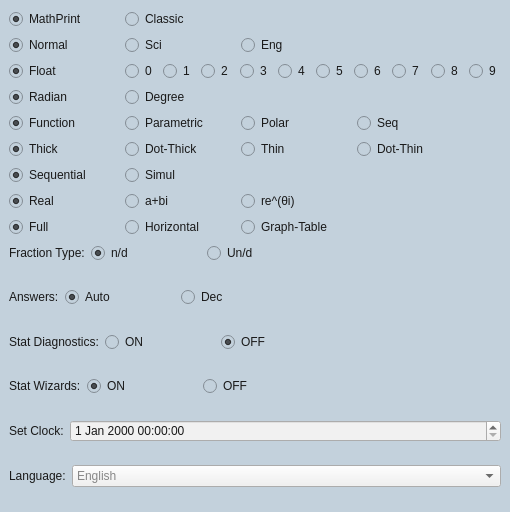
  <widget class="QDockWidget" name="modeWidget">
   <property name="minimumSize">
    <size>
     <width>510</width>
     <height>512</height>
    </size>
   </property>
   <property name="baseSize">
    <size>
     <width>0</width>
     <height>0</height>
    </size>
   </property>
   <property name="styleSheet">
    <string notr="true">font: 12pt &quot;Roboto&quot;;
font-style: bold;
background:rgb(195, 209, 220);
color: rgb(25, 25, 25);</string>
   </property>
   <property name="floating">
    <bool>true</bool>
   </property>
   <property name="features">
    <set>QDockWidget::AllDockWidgetFeatures</set>
   </property>
   <property name="allowedAreas">
    <set>Qt::AllDockWidgetAreas</set>
   </property>
   <property name="windowTitle">
    <string>Mode</string>
   </property>
   <attribute name="dockWidgetArea">
    <number>4</number>
   </attribute>
   <widget class="QWidget" name="dockWidgetContents_2">
    <layout class="QVBoxLayout" name="verticalLayout_5">
     <item>
      <layout class="QGridLayout" name="gridLayout_33">
       <item row="0" column="1">
        <widget class="QRadioButton" name="mdClassicButton">
         <property name="text">
          <string>Classic</string>
         </property>
         <property name="autoExclusive">
          <bool>false</bool>
         </property>
        </widget>
       </item>
       <item row="0" column="0">
        <widget class="QRadioButton" name="mdMathPrintButton">
         <property name="maximumSize">
          <size>
           <width>110</width>
           <height>16777215</height>
          </size>
         </property>
         <property name="text">
          <string>MathPrint</string>
         </property>
         <property name="checked">
          <bool>true</bool>
         </property>
         <property name="autoExclusive">
          <bool>false</bool>
         </property>
        </widget>
       </item>
      </layout>
     </item>
     <item>
      <layout class="QGridLayout" name="gridLayout_55">
       <item row="0" column="1">
        <widget class="QRadioButton" name="mdSciButton">
         <property name="maximumSize">
          <size>
           <width>110</width>
           <height>16777215</height>
          </size>
         </property>
         <property name="text">
          <string>Sci</string>
         </property>
         <property name="autoExclusive">
          <bool>false</bool>
         </property>
        </widget>
       </item>
       <item row="0" column="2">
        <widget class="QRadioButton" name="mdEngButton">
         <property name="text">
          <string>Eng</string>
         </property>
         <property name="autoExclusive">
          <bool>false</bool>
         </property>
        </widget>
       </item>
       <item row="0" column="0">
        <widget class="QRadioButton" name="mdNormalButton">
         <property name="maximumSize">
          <size>
           <width>110</width>
           <height>16777215</height>
          </size>
         </property>
         <property name="text">
          <string>Normal</string>
         </property>
         <property name="checked">
          <bool>true</bool>
         </property>
         <property name="autoExclusive">
          <bool>false</bool>
         </property>
        </widget>
       </item>
      </layout>
     </item>
     <item>
      <layout class="QGridLayout" name="gridLayout_52">
       <item row="0" column="7">
        <widget class="QRadioButton" name="mdSixFloatButton">
         <property name="text">
          <string>6</string>
         </property>
         <property name="autoExclusive">
          <bool>false</bool>
         </property>
        </widget>
       </item>
       <item row="0" column="1">
        <widget class="QRadioButton" name="mdZeroFloatButton">
         <property name="text">
          <string>0</string>
         </property>
         <property name="autoExclusive">
          <bool>false</bool>
         </property>
        </widget>
       </item>
       <item row="0" column="6">
        <widget class="QRadioButton" name="mdFiveFloatButton">
         <property name="text">
          <string>5</string>
         </property>
         <property name="autoExclusive">
          <bool>false</bool>
         </property>
        </widget>
       </item>
       <item row="0" column="5">
        <widget class="QRadioButton" name="mdFourFloatButton">
         <property name="text">
          <string>4</string>
         </property>
         <property name="autoExclusive">
          <bool>false</bool>
         </property>
        </widget>
       </item>
       <item row="0" column="9">
        <widget class="QRadioButton" name="mdEightFloatButton">
         <property name="text">
          <string>8</string>
         </property>
         <property name="autoExclusive">
          <bool>false</bool>
         </property>
        </widget>
       </item>
       <item row="0" column="10">
        <widget class="QRadioButton" name="mdNineFloatButton">
         <property name="text">
          <string>9</string>
         </property>
         <property name="autoExclusive">
          <bool>false</bool>
         </property>
        </widget>
       </item>
       <item row="0" column="3">
        <widget class="QRadioButton" name="mdTwoFloatButton">
         <property name="text">
          <string>2</string>
         </property>
         <property name="autoExclusive">
          <bool>false</bool>
         </property>
        </widget>
       </item>
       <item row="0" column="4">
        <widget class="QRadioButton" name="mdThreeFloatButton">
         <property name="text">
          <string>3</string>
         </property>
         <property name="autoExclusive">
          <bool>false</bool>
         </property>
        </widget>
       </item>
       <item row="0" column="2">
        <widget class="QRadioButton" name="mdOneFloatButton">
         <property name="text">
          <string>1</string>
         </property>
         <property name="autoExclusive">
          <bool>false</bool>
         </property>
        </widget>
       </item>
       <item row="0" column="8">
        <widget class="QRadioButton" name="mdSevenFloatButton">
         <property name="text">
          <string>7</string>
         </property>
         <property name="autoExclusive">
          <bool>false</bool>
         </property>
        </widget>
       </item>
       <item row="0" column="0">
        <widget class="QRadioButton" name="mdFloatButton">
         <property name="minimumSize">
          <size>
           <width>110</width>
           <height>0</height>
          </size>
         </property>
         <property name="maximumSize">
          <size>
           <width>110</width>
           <height>16777215</height>
          </size>
         </property>
         <property name="text">
          <string>Float</string>
         </property>
         <property name="checked">
          <bool>true</bool>
         </property>
         <property name="autoExclusive">
          <bool>false</bool>
         </property>
        </widget>
       </item>
      </layout>
     </item>
     <item>
      <layout class="QGridLayout" name="gridLayout_56">
       <item row="0" column="0">
        <widget class="QRadioButton" name="mdRadianButton">
         <property name="maximumSize">
          <size>
           <width>110</width>
           <height>16777215</height>
          </size>
         </property>
         <property name="text">
          <string>Radian</string>
         </property>
         <property name="checked">
          <bool>true</bool>
         </property>
         <property name="autoExclusive">
          <bool>false</bool>
         </property>
        </widget>
       </item>
       <item row="0" column="1">
        <widget class="QRadioButton" name="mdDegreeButton">
         <property name="text">
          <string>Degree</string>
         </property>
         <property name="autoExclusive">
          <bool>false</bool>
         </property>
        </widget>
       </item>
      </layout>
     </item>
     <item>
      <layout class="QGridLayout" name="gridLayout_57">
       <item row="0" column="2">
        <widget class="QRadioButton" name="mdPolarButton">
         <property name="maximumSize">
          <size>
           <width>110</width>
           <height>16777215</height>
          </size>
         </property>
         <property name="text">
          <string>Polar</string>
         </property>
         <property name="autoExclusive">
          <bool>false</bool>
         </property>
        </widget>
       </item>
       <item row="0" column="1">
        <widget class="QRadioButton" name="mdParametricButton">
         <property name="maximumSize">
          <size>
           <width>110</width>
           <height>16777215</height>
          </size>
         </property>
         <property name="text">
          <string>Parametric</string>
         </property>
         <property name="autoExclusive">
          <bool>false</bool>
         </property>
        </widget>
       </item>
       <item row="0" column="0">
        <widget class="QRadioButton" name="mdFunctionButton">
         <property name="maximumSize">
          <size>
           <width>110</width>
           <height>16777215</height>
          </size>
         </property>
         <property name="text">
          <string>Function</string>
         </property>
         <property name="checked">
          <bool>true</bool>
         </property>
         <property name="autoExclusive">
          <bool>false</bool>
         </property>
        </widget>
       </item>
       <item row="0" column="3">
        <widget class="QRadioButton" name="mdSeqButton">
         <property name="text">
          <string>Seq</string>
         </property>
         <property name="autoExclusive">
          <bool>false</bool>
         </property>
        </widget>
       </item>
      </layout>
     </item>
     <item>
      <layout class="QGridLayout" name="gridLayout_58">
       <item row="0" column="3">
        <widget class="QRadioButton" name="mdDotThinButton">
         <property name="text">
          <string>Dot-Thin</string>
         </property>
         <property name="autoExclusive">
          <bool>false</bool>
         </property>
        </widget>
       </item>
       <item row="0" column="1">
        <widget class="QRadioButton" name="mdDotThickButton">
         <property name="maximumSize">
          <size>
           <width>110</width>
           <height>16777215</height>
          </size>
         </property>
         <property name="text">
          <string>Dot-Thick</string>
         </property>
         <property name="autoExclusive">
          <bool>false</bool>
         </property>
        </widget>
       </item>
       <item row="0" column="2">
        <widget class="QRadioButton" name="mdThinButton">
         <property name="maximumSize">
          <size>
           <width>110</width>
           <height>16777215</height>
          </size>
         </property>
         <property name="text">
          <string>Thin</string>
         </property>
         <property name="autoExclusive">
          <bool>false</bool>
         </property>
        </widget>
       </item>
       <item row="0" column="0">
        <widget class="QRadioButton" name="mdThickButton">
         <property name="maximumSize">
          <size>
           <width>110</width>
           <height>16777215</height>
          </size>
         </property>
         <property name="text">
          <string>Thick</string>
         </property>
         <property name="checked">
          <bool>true</bool>
         </property>
         <property name="autoExclusive">
          <bool>false</bool>
         </property>
        </widget>
       </item>
      </layout>
     </item>
     <item>
      <layout class="QGridLayout" name="gridLayout_59">
       <item row="0" column="1">
        <widget class="QRadioButton" name="mdSimulButton">
         <property name="text">
          <string>Simul</string>
         </property>
         <property name="autoExclusive">
          <bool>false</bool>
         </property>
        </widget>
       </item>
       <item row="0" column="0">
        <widget class="QRadioButton" name="mdSequentialButton">
         <property name="maximumSize">
          <size>
           <width>110</width>
           <height>16777215</height>
          </size>
         </property>
         <property name="text">
          <string>Sequential</string>
         </property>
         <property name="checked">
          <bool>true</bool>
         </property>
         <property name="autoExclusive">
          <bool>false</bool>
         </property>
        </widget>
       </item>
      </layout>
     </item>
     <item>
      <layout class="QGridLayout" name="gridLayout_60">
       <item row="0" column="2">
        <widget class="QRadioButton" name="mdPolarImaginaryButton">
         <property name="text">
          <string>re^(θi)</string>
         </property>
         <property name="autoExclusive">
          <bool>false</bool>
         </property>
        </widget>
       </item>
       <item row="0" column="1">
        <widget class="QRadioButton" name="mdImaginaryButton">
         <property name="maximumSize">
          <size>
           <width>110</width>
           <height>16777215</height>
          </size>
         </property>
         <property name="text">
          <string>a+bi</string>
         </property>
         <property name="autoExclusive">
          <bool>false</bool>
         </property>
        </widget>
       </item>
       <item row="0" column="0">
        <widget class="QRadioButton" name="mdRealButton">
         <property name="maximumSize">
          <size>
           <width>110</width>
           <height>16777215</height>
          </size>
         </property>
         <property name="text">
          <string>Real</string>
         </property>
         <property name="checked">
          <bool>true</bool>
         </property>
         <property name="autoExclusive">
          <bool>false</bool>
         </property>
        </widget>
       </item>
      </layout>
     </item>
     <item>
      <layout class="QGridLayout" name="gridLayout_61">
       <item row="0" column="1">
        <widget class="QRadioButton" name="mdHorizontalButton">
         <property name="maximumSize">
          <size>
           <width>110</width>
           <height>16777215</height>
          </size>
         </property>
         <property name="text">
          <string>Horizontal</string>
         </property>
         <property name="autoExclusive">
          <bool>false</bool>
         </property>
        </widget>
       </item>
       <item row="0" column="2">
        <widget class="QRadioButton" name="mdGraphTableButton">
         <property name="text">
          <string>Graph-Table</string>
         </property>
         <property name="autoExclusive">
          <bool>false</bool>
         </property>
        </widget>
       </item>
       <item row="0" column="0">
        <widget class="QRadioButton" name="mdFullButton">
         <property name="maximumSize">
          <size>
           <width>110</width>
           <height>16777215</height>
          </size>
         </property>
         <property name="text">
          <string>Full</string>
         </property>
         <property name="checked">
          <bool>true</bool>
         </property>
         <property name="autoExclusive">
          <bool>false</bool>
         </property>
        </widget>
       </item>
      </layout>
     </item>
     <item>
      <layout class="QFormLayout" name="formLayout_3">
       <item row="0" column="0">
        <widget class="QLabel" name="mdFractionTypeLabel">
         <property name="text">
          <string>Fraction Type:</string>
         </property>
        </widget>
       </item>
       <item row="0" column="1">
        <layout class="QGridLayout" name="gridLayout_62">
         <item row="0" column="2">
          <widget class="QRadioButton" name="mdUndButton">
           <property name="text">
            <string>Un/d</string>
           </property>
           <property name="autoExclusive">
            <bool>false</bool>
           </property>
          </widget>
         </item>
         <item row="0" column="0">
          <widget class="QRadioButton" name="mdndButton">
           <property name="maximumSize">
            <size>
             <width>110</width>
             <height>16777215</height>
            </size>
           </property>
           <property name="text">
            <string>n/d</string>
           </property>
           <property name="checked">
            <bool>true</bool>
           </property>
           <property name="autoExclusive">
            <bool>false</bool>
           </property>
          </widget>
         </item>
        </layout>
       </item>
      </layout>
     </item>
     <item>
      <layout class="QFormLayout" name="formLayout_2">
       <item row="0" column="0">
        <widget class="QLabel" name="mdAnswersLabel">
         <property name="text">
          <string>Answers:</string>
         </property>
        </widget>
       </item>
       <item row="0" column="1">
        <layout class="QGridLayout" name="gridLayout_71">
         <item row="0" column="0">
          <widget class="QRadioButton" name="mdAutoButton">
           <property name="maximumSize">
            <size>
             <width>110</width>
             <height>16777215</height>
            </size>
           </property>
           <property name="text">
            <string>Auto</string>
           </property>
           <property name="checked">
            <bool>true</bool>
           </property>
           <property name="autoExclusive">
            <bool>false</bool>
           </property>
          </widget>
         </item>
         <item row="0" column="1">
          <widget class="QRadioButton" name="mdDecButton">
           <property name="text">
            <string>Dec</string>
           </property>
           <property name="autoExclusive">
            <bool>false</bool>
           </property>
          </widget>
         </item>
        </layout>
       </item>
      </layout>
     </item>
     <item>
      <layout class="QFormLayout" name="formLayout_4">
       <item row="0" column="0">
        <widget class="QLabel" name="mdStatDiagnosticsLabel">
         <property name="text">
          <string>Stat Diagnostics:</string>
         </property>
        </widget>
       </item>
       <item row="0" column="1">
        <layout class="QGridLayout" name="gridLayout_64">
         <item row="0" column="1">
          <widget class="QRadioButton" name="mdStatDiagnosticsOnButton">
           <property name="maximumSize">
            <size>
             <width>110</width>
             <height>16777215</height>
            </size>
           </property>
           <property name="text">
            <string>ON</string>
           </property>
           <property name="autoExclusive">
            <bool>false</bool>
           </property>
          </widget>
         </item>
         <item row="0" column="2">
          <widget class="QRadioButton" name="mdStatDiagnosticsOffButton">
           <property name="text">
            <string>OFF</string>
           </property>
           <property name="checked">
            <bool>true</bool>
           </property>
           <property name="autoExclusive">
            <bool>false</bool>
           </property>
          </widget>
         </item>
        </layout>
       </item>
      </layout>
     </item>
     <item>
      <layout class="QFormLayout" name="formLayout_5">
       <item row="0" column="0">
        <widget class="QLabel" name="mdStatWizardsLabel">
         <property name="text">
          <string>Stat Wizards:</string>
         </property>
        </widget>
       </item>
       <item row="0" column="1">
        <layout class="QGridLayout" name="gridLayout_65">
         <item row="0" column="1">
          <widget class="QRadioButton" name="mdStatWizardsOnButton">
           <property name="maximumSize">
            <size>
             <width>110</width>
             <height>16777215</height>
            </size>
           </property>
           <property name="text">
            <string>ON</string>
           </property>
           <property name="checked">
            <bool>true</bool>
           </property>
           <property name="autoExclusive">
            <bool>false</bool>
           </property>
          </widget>
         </item>
         <item row="0" column="2">
          <widget class="QRadioButton" name="mdStatWizardsOffButton">
           <property name="text">
            <string>OFF</string>
           </property>
           <property name="autoExclusive">
            <bool>false</bool>
           </property>
          </widget>
         </item>
        </layout>
       </item>
      </layout>
     </item>
     <item>
      <layout class="QFormLayout" name="formLayout_6">
       <item row="0" column="0">
        <widget class="QLabel" name="mdSetClockLabel">
         <property name="text">
          <string>Set Clock:</string>
         </property>
        </widget>
       </item>
       <item row="0" column="1">
        <widget class="QDateTimeEdit" name="mdDateEntryField">
         <property name="styleSheet">
          <string notr="true">font: 12pt &quot;Roboto&quot;;
font-style: bold;
background-color: rgb(241, 241, 241);
color: rgb(25, 25, 25);</string>
         </property>
        </widget>
       </item>
      </layout>
     </item>
     <item>
      <layout class="QFormLayout" name="formLayout_7">
       <item row="0" column="0">
        <widget class="QLabel" name="mdLanguageLabel">
         <property name="text">
          <string>Language:</string>
         </property>
        </widget>
       </item>
       <item row="0" column="1">
        <widget class="QComboBox" name="mdLanguageSelectionBox">
         <property name="styleSheet">
          <string notr="true">font: 12pt &quot;Roboto&quot;;
font-style: bold;
background-color: rgb(241, 241, 241);
color: rgb(25, 25, 25);</string>
         </property>
         <property name="currentText">
          <string>English</string>
         </property>
         <property name="minimumContentsLength">
          <number>0</number>
         </property>
         <property name="placeholderText">
          <string>English</string>
         </property>
         <item>
          <property name="text">
           <string>English</string>
          </property>
         </item>
         <item>
          <property name="text">
           <string>***French***</string>
          </property>
         </item>
         <item>
          <property name="text">
           <string>***Spanish***</string>
          </property>
         </item>
        </widget>
       </item>
      </layout>
     </item>
    </layout>
   </widget>
  </widget>
